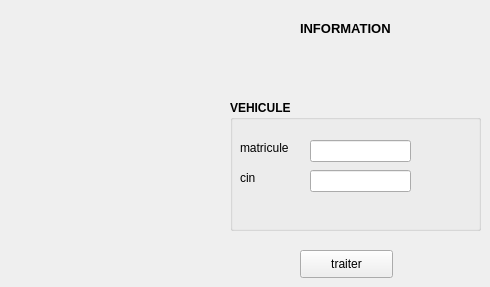
        <widget class="QWidget" name="tab_81">
         <attribute name="title">
          <string>login</string>
         </attribute>
         <widget class="QGroupBox" name="groupBox_23">
          <property name="geometry">
           <rect>
            <x>230</x>
            <y>100</y>
            <width>251</width>
            <height>131</height>
           </rect>
          </property>
          <property name="font">
           <font>
            <weight>75</weight>
            <bold>true</bold>
           </font>
          </property>
          <property name="title">
           <string>VEHICULE</string>
          </property>
          <widget class="QLabel" name="label_132">
           <property name="geometry">
            <rect>
             <x>10</x>
             <y>40</y>
             <width>71</width>
             <height>16</height>
            </rect>
           </property>
           <property name="font">
            <font>
             <pointsize>9</pointsize>
             <weight>50</weight>
             <bold>false</bold>
            </font>
           </property>
           <property name="text">
            <string>matricule</string>
           </property>
          </widget>
          <widget class="QLineEdit" name="lineEdit_86">
           <property name="geometry">
            <rect>
             <x>80</x>
             <y>40</y>
             <width>101</width>
             <height>22</height>
            </rect>
           </property>
          </widget>
          <widget class="QLabel" name="label_133">
           <property name="geometry">
            <rect>
             <x>10</x>
             <y>70</y>
             <width>71</width>
             <height>16</height>
            </rect>
           </property>
           <property name="font">
            <font>
             <pointsize>9</pointsize>
             <weight>50</weight>
             <bold>false</bold>
            </font>
           </property>
           <property name="text">
            <string>cin</string>
           </property>
          </widget>
          <widget class="QLineEdit" name="lineEdit_87">
           <property name="geometry">
            <rect>
             <x>80</x>
             <y>70</y>
             <width>101</width>
             <height>22</height>
            </rect>
           </property>
          </widget>
         </widget>
         <widget class="QPushButton" name="pushButton_50">
          <property name="geometry">
           <rect>
            <x>300</x>
            <y>250</y>
            <width>93</width>
            <height>28</height>
           </rect>
          </property>
          <property name="text">
           <string>traiter</string>
          </property>
         </widget>
         <widget class="QLabel" name="label_134">
          <property name="geometry">
           <rect>
            <x>300</x>
            <y>20</y>
            <width>131</width>
            <height>16</height>
           </rect>
          </property>
          <property name="font">
           <font>
            <pointsize>10</pointsize>
            <weight>75</weight>
            <bold>true</bold>
           </font>
          </property>
          <property name="text">
           <string>INFORMATION</string>
          </property>
         </widget>
        </widget>
